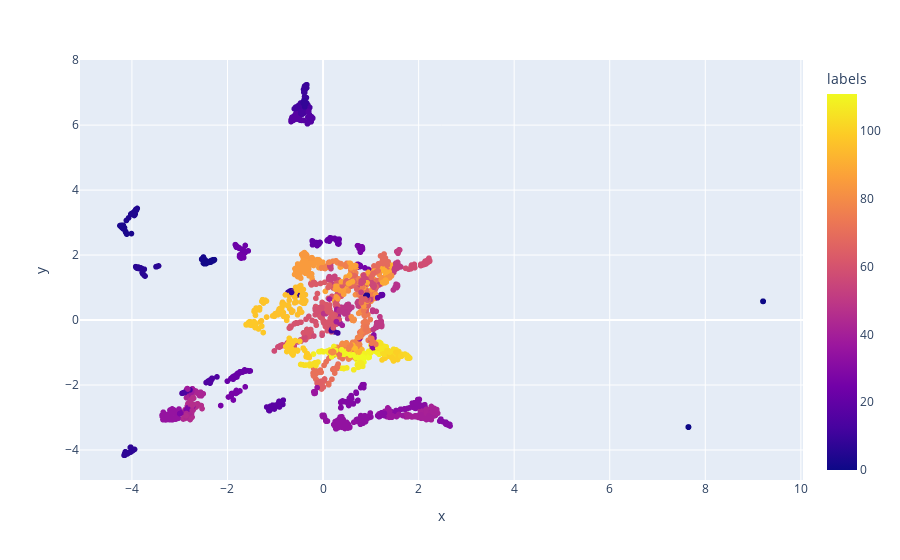

The notebook cell this image was saved under:
### Code cell
import plotly.express as px
df = px.data.iris()
fig = px.scatter(X_unique[~X_unique.labels.eq(-1)], x="x", y="y", color='labels',hover_data="Description")
fig.show()

### Figure 1 — Plotly figure (JSON) as saved in the notebook; plotly's stock layout.template omitted (floating-point values rounded to 4 significant figures; data arrays with more than 128 entries replaced by an {"elided": "..."} marker saying what was removed)
{"data": [{"customdata": {"elided": "3391x1 str values"}, "hovertemplate": "x=%{x}<br>y=%{y}<br>Description=%{customdata[0]}<br>labels=%{marker.color}<extra></extra>", "legendgroup": "", "marker": {"color": {"elided": "3391 int values"}, "coloraxis": "coloraxis", "symbol": "circle"}, "mode": "markers", "name": "", "showlegend": false, "type": "scattergl", "x": {"elided": "3391 float values"}, "xaxis": "x", "y": {"elided": "3391 float values"}, "yaxis": "y"}], "layout": {"coloraxis": {"colorbar": {"title": {"text": "labels"}}, "colorscale": [[0, "#0d0887"], [0.1111, "#46039f"], [0.2222, "#7201a8"], [0.3333, "#9c179e"], [0.4444, "#bd3786"], [0.5556, "#d8576b"], [0.6667, "#ed7953"], [0.7778, "#fb9f3a"], [0.8889, "#fdca26"], [1, "#f0f921"]]}, "legend": {"tracegroupgap": 0}, "margin": {"t": 60}, "xaxis": {"anchor": "y", "domain": [0, 1], "title": {"text": "x"}}, "yaxis": {"anchor": "x", "domain": [0, 1], "title": {"text": "y"}}}}
